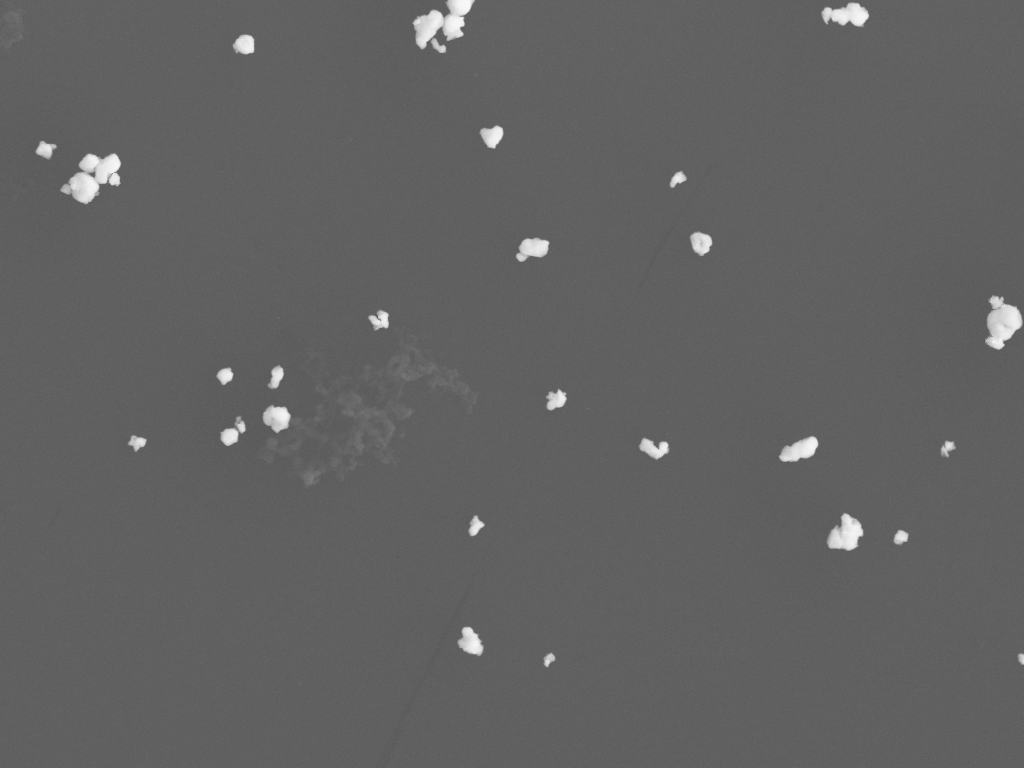
#> input picture 2y-08WC-SDS1h-12PAH2h-wc30m-07.png, 1024 x 768 px
$ python juBuJiDaZhi.py
#> lines starting #> are read from the running program, lines starting #| are printed output that depends on the picture; after the words box and inside, x2 and y2 are one past the last pixel; in counts of white or black regions, pixels touching at a corner belong together
import cv2
import numpy as np

# 加载距离图像
image = cv2.imread('2y-08WC-SDS1h-12PAH2h-wc30m-07.png')
#> image is the input picture: shape (768, 1024, 3); min 87, max 248, mean 98.1
# 边缘保留滤波EPF去噪，sp、sr分别表示空间窗口大小、色彩空间窗口大小
blur = cv2.pyrMeanShiftFiltering(image, sp=21, sr=55)
# 转成灰度图像
gray = cv2.cvtColor(blur, cv2.COLOR_BGR2GRAY)

# 使用otsu算法得到二值图像区间阈值
ret, binary = cv2.threshold(
    gray, 0, 255, cv2.THRESH_BINARY + cv2.THRESH_OTSU)
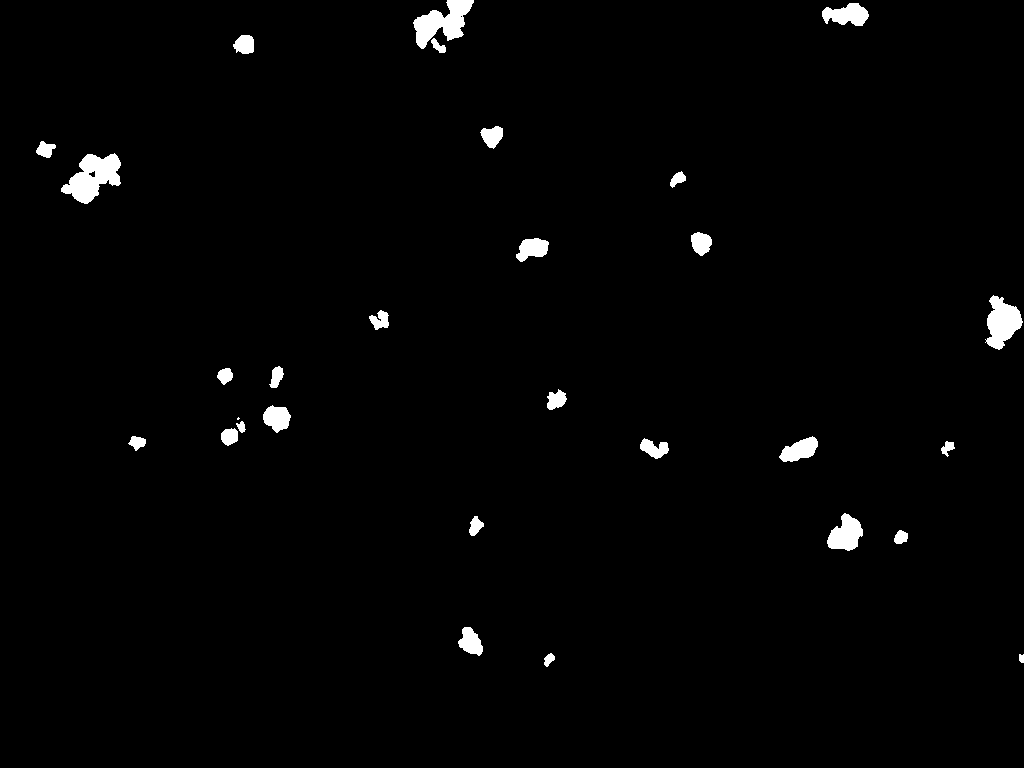
#> binary: shape (768, 1024); 1.5% white; 29 white regions (1 under 20 px), largest, box (x1, y1, x2, y2) and area: (61, 153, 121, 204) 1701, (413, 0, 474, 49) 1505, (985, 295, 1023, 350) 1248
#> ret = 155

# 距离变换
dist = cv2.distanceTransform(binary, cv2.DIST_L2, 5)
dist_out = cv2.normalize(dist, 0, 1.0, cv2.NORM_MINMAX)

# 寻找局部极大值
local_max = cv2.dilate(dist_out, np.ones((3,3),np.uint8))
local_max_mask = np.uint8(dist_out == local_max)
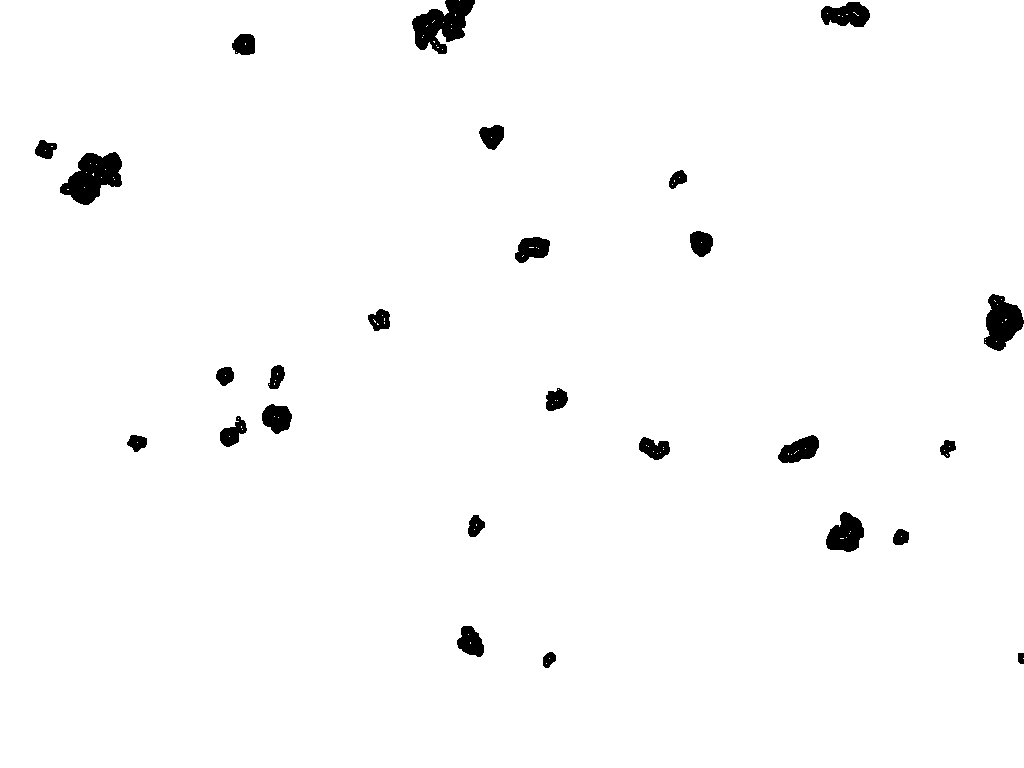
#> local_max_mask: shape (768, 1024); values 0 (black) and 1 (white), 98.1% white; 26 black regions, largest, box (x1, y1, x2, y2) and area: (60, 152, 122, 205) 1985, (412, 0, 475, 54) 1918, (984, 294, 1024, 351) 1460

# 将局部极大值标记在新的图像上
markers = local_max_mask * 255

# 反转颜色（黑变白，白变黑）
inverted_markers = 255 - markers

cv2.imshow('inverted_markers', inverted_markers)

cv2.waitKey(0)
cv2.destroyAllWindows()
